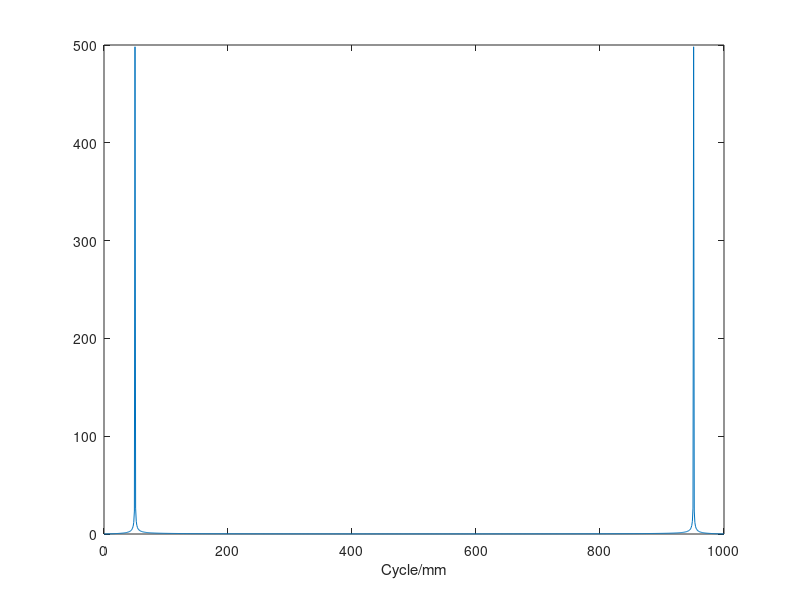

Source code (MATLAB):
clear all

Xmax_mm=1;

Simulated_Wavelength=0.02;

deltaX_mm=0.001;
N_X=Xmax_mm/deltaX_mm;

X=0:deltaX_mm:Xmax_mm;    %micron

S_1mm=sin(2*pi*X/Simulated_Wavelength);

plot(X,S_1mm);

FFT_S=fft(S_1mm);

F=0:(1/Xmax_mm):(1/Xmax_mm)*(length(FFT_S)-1);          %unit:cycle/mm

plot(F,abs(FFT_S));
xlabel('Cycle/mm');

